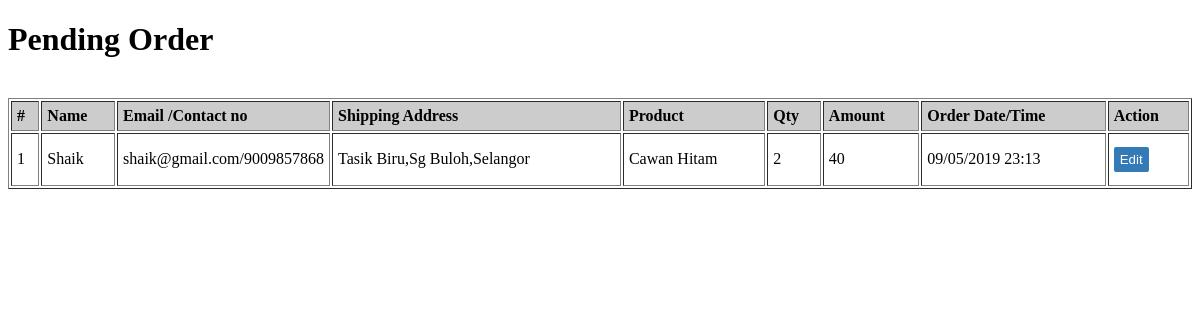
/admin/orderlist.php (signed in), run on an earlier commit of the app's database.
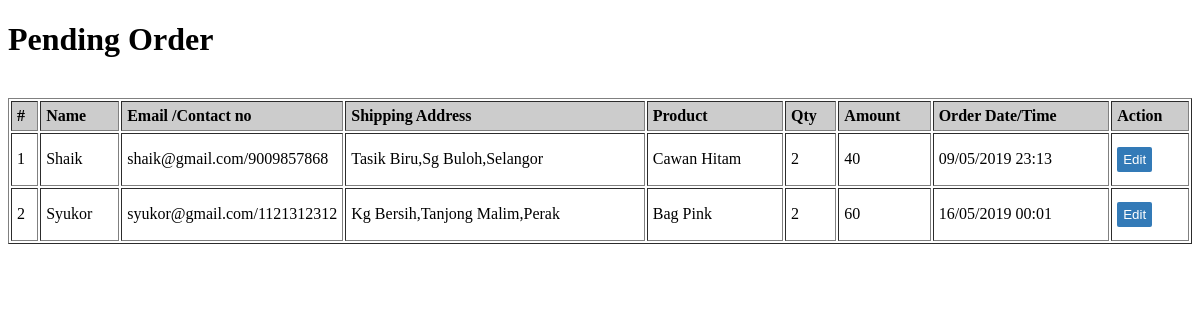
And on a later commit of the database.
### tables this page shows
CREATE TABLE `orders` (
  `id` int(11) NOT NULL,
  `user_id` int(11) NOT NULL,
  `product_id` int(255) NOT NULL,
  `quantity` int(11) NOT NULL,
  `orderDate` datetime DEFAULT NULL,
  `paymentMethod` varchar(50) NOT NULL,
  `orderStatus` varchar(50) NOT NULL
);

CREATE TABLE `users` (
  `user_id` int(11) NOT NULL,
  `name` varchar(255) DEFAULT NULL,
  `email` varchar(255) DEFAULT NULL,
  `contactno` bigint(11) DEFAULT NULL,
  `password` varchar(255) DEFAULT NULL,
  `shippingAddress` longtext,
  `shippingCity` varchar(255) DEFAULT NULL,
  `shippingState` varchar(255) DEFAULT NULL,
  `billingAddress` longtext,
  `billingCity` varchar(255) DEFAULT NULL,
  `billingState` varchar(255) DEFAULT NULL,
  `regDate` timestamp NOT NULL DEFAULT CURRENT_TIMESTAMP
);

CREATE TABLE `product` (
  `product_id` int(100) NOT NULL,
  `product_name` varchar(100) NOT NULL,
  `product_category` varchar(100) NOT NULL,
  `product_image` varchar(100) NOT NULL,
  `price` int(11) NOT NULL,
  `stock` int(11) NOT NULL,
  `product_status` varchar(100) NOT NULL
);

### admin/orderlist.php (the view, shortened to what this page needs)
<!DOCTYPE html>
<html>
<head>
</head>
<body>
    <div class="content">
      <h1>Pending Order</h1>
      <br>
      <table border="1" style="width:100%" cellpadding="5">
        <thead align="left" >
            <tr bgcolor=" #cccccc">
                <th>#</th>
                <th> Name</th>
                <th width="50">Email /Contact no</th>
                <th>Shipping Address</th>
                <th>Product </th>
                <th>Qty </th>
                <th>Amount</th>
                <th>Order Date/Time</th>
                <th>Action</th>
            </tr>
        </thead>
        <tbody>
            <?php
            include('include/dbcon.php');
               $status='Delivered';
                $query=mysqli_query($conn,"SELECT users.name as username,users.email as useremail,users.contactno as usercontact,users.shippingAddress as shippingaddress,users.shippingCity as shippingcity,users.shippingState as shippingstate,product.product_name as productname,orders.quantity as quantity,DATE_FORMAT(orders.orderDate, '%d/%m/%Y %H:%i') as orderdate,product.price as productprice,orders.id as id  FROM orders JOIN users on  orders.user_id=users.user_id JOIN product on product.product_id=orders.product_id WHERE orders.orderStatus!='$status' or orders.orderStatus is null ");
                $cnt=1;
                while($row=mysqli_fetch_array($query,MYSQLI_ASSOC))
                {
                ?>
            <tr>
                <td><?php echo ($cnt);?></td>
                <td><?php echo ($row['username']);?></td>
                <td><?php echo ($row['useremail']);?>/<?php echo ($row['usercontact']);?></td>
                <td><?php echo ($row['shippingaddress'].",".$row['shippingcity'].",".$row['shippingstate']);?></td>
                <td><?php echo ($row['productname']);?></td>
                <td><?php echo ($row['quantity']);?></td>
                <td><?php echo ($row['quantity']*$row['productprice']);?></td>
                <td><?php echo ($row['orderdate']);?></td>
                <td><a href="updateorder.php?id=<?php echo $row["id"];?>"><button class="buttonEdit"><i class="far fa-edit"></i> Edit</button></a></td>
         </tr>
         <?php $cnt=$cnt+1; } ?>
     </tbody>
 </table>
</div>
</body>
</html>

### admin/orderlist.php (style rules this page uses)
.buttonEdit { background-color: #337ab7; color: white; margin: 8px 0; border: none; cursor: pointer; width: auto; min-height: 25px; border-radius: 2px; }

What changed in the data, as far as the page shows it:
now on this page (row edited): orders: user.name "Syukor", user.email "syukor@gmail.com", user.contactno "1121312312", user.shippingAddress "Kg Bersih", user.shippingCity "Tanjong Malim", user.shippingState "Perak", product.product_name "Bag Pink", quantity "2", $row['quantity']*$row['productprice'] "60", orderdate "16/05/2019 00:01"
